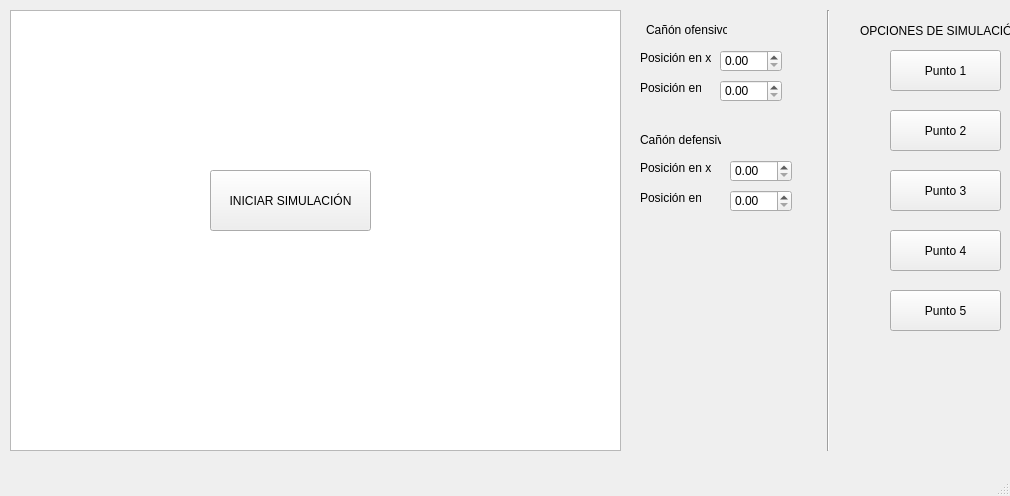
<?xml version="1.0" encoding="UTF-8"?>
<ui version="4.0">
 <class>MainWindow</class>
 <widget class="QMainWindow" name="MainWindow">
  <property name="geometry">
   <rect>
    <x>0</x>
    <y>0</y>
    <width>1010</width>
    <height>496</height>
   </rect>
  </property>
  <property name="windowTitle">
   <string>MainWindow</string>
  </property>
  <widget class="QWidget" name="centralwidget">
   <widget class="QGraphicsView" name="graphicsView">
    <property name="geometry">
     <rect>
      <x>10</x>
      <y>10</y>
      <width>611</width>
      <height>441</height>
     </rect>
    </property>
   </widget>
   <widget class="QLabel" name="label">
    <property name="geometry">
     <rect>
      <x>646</x>
      <y>20</y>
      <width>81</width>
      <height>20</height>
     </rect>
    </property>
    <property name="text">
     <string>Cañón ofensivo</string>
    </property>
   </widget>
   <widget class="QLabel" name="label_2">
    <property name="geometry">
     <rect>
      <x>640</x>
      <y>130</y>
      <width>81</width>
      <height>20</height>
     </rect>
    </property>
    <property name="text">
     <string>Cañón defensivo</string>
    </property>
   </widget>
   <widget class="QDoubleSpinBox" name="XO">
    <property name="geometry">
     <rect>
      <x>720</x>
      <y>50</y>
      <width>62</width>
      <height>22</height>
     </rect>
    </property>
   </widget>
   <widget class="QDoubleSpinBox" name="YO">
    <property name="geometry">
     <rect>
      <x>720</x>
      <y>80</y>
      <width>62</width>
      <height>22</height>
     </rect>
    </property>
   </widget>
   <widget class="QDoubleSpinBox" name="XD">
    <property name="geometry">
     <rect>
      <x>730</x>
      <y>160</y>
      <width>62</width>
      <height>22</height>
     </rect>
    </property>
   </widget>
   <widget class="QDoubleSpinBox" name="YD">
    <property name="geometry">
     <rect>
      <x>730</x>
      <y>190</y>
      <width>62</width>
      <height>22</height>
     </rect>
    </property>
   </widget>
   <widget class="QLabel" name="label_3">
    <property name="geometry">
     <rect>
      <x>640</x>
      <y>50</y>
      <width>71</width>
      <height>16</height>
     </rect>
    </property>
    <property name="text">
     <string>Posición en x</string>
    </property>
   </widget>
   <widget class="QLabel" name="label_4">
    <property name="geometry">
     <rect>
      <x>640</x>
      <y>80</y>
      <width>61</width>
      <height>16</height>
     </rect>
    </property>
    <property name="text">
     <string>Posición en y</string>
    </property>
   </widget>
   <widget class="QLabel" name="label_5">
    <property name="geometry">
     <rect>
      <x>640</x>
      <y>160</y>
      <width>71</width>
      <height>16</height>
     </rect>
    </property>
    <property name="text">
     <string>Posición en x</string>
    </property>
   </widget>
   <widget class="QLabel" name="label_6">
    <property name="geometry">
     <rect>
      <x>640</x>
      <y>190</y>
      <width>61</width>
      <height>16</height>
     </rect>
    </property>
    <property name="text">
     <string>Posición en y</string>
    </property>
   </widget>
   <widget class="QPushButton" name="Punto1">
    <property name="geometry">
     <rect>
      <x>890</x>
      <y>50</y>
      <width>111</width>
      <height>41</height>
     </rect>
    </property>
    <property name="text">
     <string>Punto 1</string>
    </property>
   </widget>
   <widget class="QPushButton" name="Punto2">
    <property name="geometry">
     <rect>
      <x>890</x>
      <y>110</y>
      <width>111</width>
      <height>41</height>
     </rect>
    </property>
    <property name="text">
     <string>Punto 2</string>
    </property>
   </widget>
   <widget class="QPushButton" name="Punto3">
    <property name="geometry">
     <rect>
      <x>890</x>
      <y>170</y>
      <width>111</width>
      <height>41</height>
     </rect>
    </property>
    <property name="text">
     <string>Punto 3</string>
    </property>
   </widget>
   <widget class="QPushButton" name="Punto4">
    <property name="geometry">
     <rect>
      <x>890</x>
      <y>230</y>
      <width>111</width>
      <height>41</height>
     </rect>
    </property>
    <property name="text">
     <string>Punto 4</string>
    </property>
   </widget>
   <widget class="QPushButton" name="Punto5">
    <property name="geometry">
     <rect>
      <x>890</x>
      <y>290</y>
      <width>111</width>
      <height>41</height>
     </rect>
    </property>
    <property name="text">
     <string>Punto 5</string>
    </property>
   </widget>
   <widget class="QPushButton" name="Iniciar">
    <property name="geometry">
     <rect>
      <x>210</x>
      <y>170</y>
      <width>161</width>
      <height>61</height>
     </rect>
    </property>
    <property name="text">
     <string>INICIAR SIMULACIÓN</string>
    </property>
   </widget>
   <widget class="QLabel" name="label_7">
    <property name="geometry">
     <rect>
      <x>860</x>
      <y>20</y>
      <width>151</width>
      <height>21</height>
     </rect>
    </property>
    <property name="text">
     <string>OPCIONES DE SIMULACIÓN</string>
    </property>
   </widget>
   <widget class="Line" name="line">
    <property name="geometry">
     <rect>
      <x>803</x>
      <y>10</y>
      <width>51</width>
      <height>441</height>
     </rect>
    </property>
    <property name="styleSheet">
     <string notr="true">color: rgb(0, 0, 0);</string>
    </property>
    <property name="orientation">
     <enum>Qt::Vertical</enum>
    </property>
   </widget>
  </widget>
  <widget class="QMenuBar" name="menubar">
   <property name="geometry">
    <rect>
     <x>0</x>
     <y>0</y>
     <width>1010</width>
     <height>21</height>
    </rect>
   </property>
  </widget>
  <widget class="QStatusBar" name="statusbar"/>
 </widget>
 <resources/>
 <connections/>
</ui>
